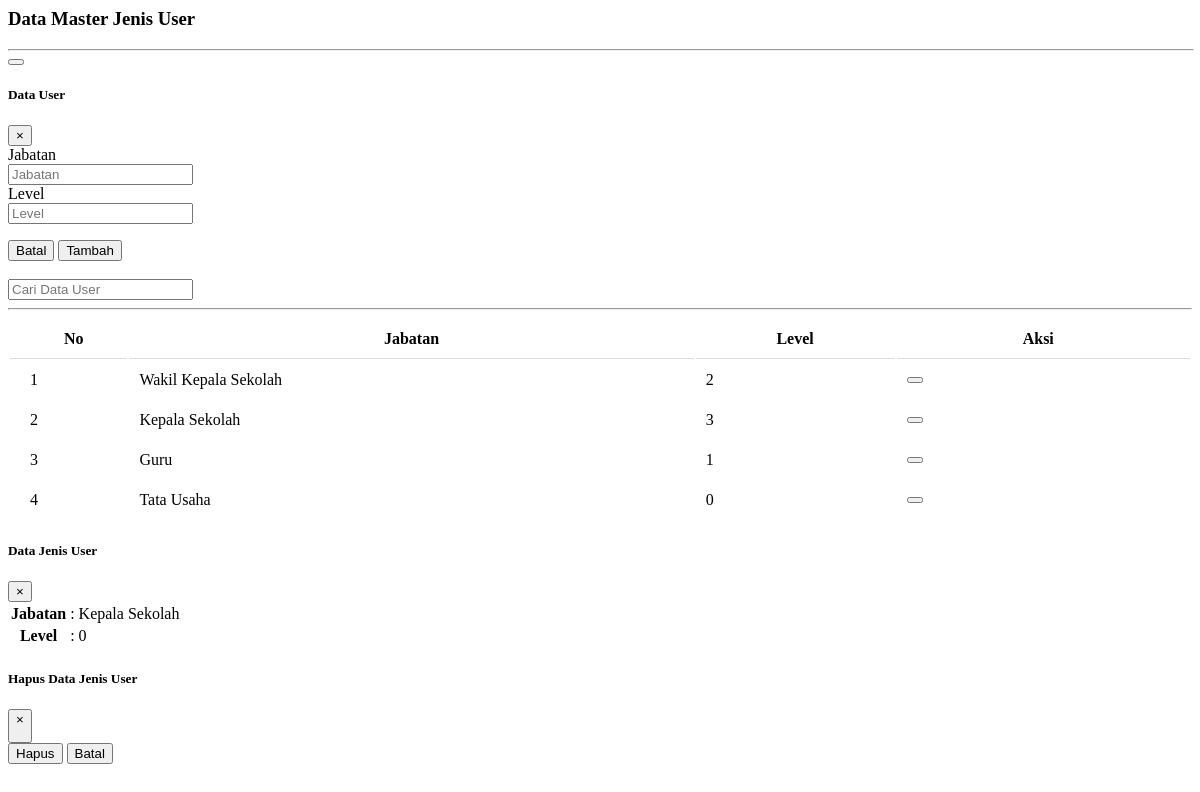
Screenshot of /admin/pages/mjuser.php with the database file from the repository.
### tables this page shows
CREATE TABLE IF NOT EXISTS `jenis_user` (
  `id_jenis_user` int(10) NOT NULL AUTO_INCREMENT,
  `jabatan` varchar(20) DEFAULT NULL,
  `level` int(11) DEFAULT NULL,
  PRIMARY KEY (`id_jenis_user`)
);

### admin/pages/mjuser.php (the view, shortened to what this page needs)
<div class="container">
	<div class="row">
		<div class="col">
			<h3>Data Master Jenis User</h3>
		</div>
	</div>
	<hr class="bg-primary" width="100%">
	<div class="container">
		<div class="col-xs-12">
			<button type="button" class="btn btn-primary" data-toggle="modal" data-target="#exampleModal">
			</button>
			<?php
				$btn = "Tambah";
			?>
			<div class="modal fade" id="exampleModal" tabindex="-1" role="dialog" aria-labelledby="exampleModalLabel" aria-hidden="true">
			  	<div class="modal-dialog" role="document">
				    <div class="modal-content">
				      	<div class="modal-header">
				        	<h5 class="modal-title" id="exampleModalLabel">Data User</h5>
					        <button type="button" class="close" data-dismiss="modal" aria-label="Close">
					          	<span aria-hidden="true">&times;</span>
					        </button>
				      	</div>
				     	<div class="modal-body">
					       	<form class="form-horizontal" method="post" action="modal/p_jenis_user.php">
					       	 	<div class="form-group row">
									<label for="jabatan" class="col-sm-2 control-label">Jabatan</label>
									<div class="col-sm-10">
										<input type="text" class="form-control" id="jabatan" name="jabatan" value="<?= isset($jabatan)?$jabatan:""; ?>" placeholder="Jabatan">
									</div>
								</div>
								<div class="form-group row">
									<label for="level" class="col-sm-2 control-label">Level</label>
									<div class="col-sm-10">
										<input type="number" class="form-control" id="level" name="level" value="<?= isset($level)?$level:""; ?>" placeholder="Level">
									</div>
								</div>
				      	</div>
				      	<div class="modal-footer">
				        	<button type="button" class="btn btn-secondary" data-dismiss="modal">Batal</button>
				        	<input type="submit" class="btn btn-primary" value="<?= $btn; ?>" name="btnSimpan">
				      	</div>
				    </div>
			  	</div>
			</div>
		</div>
	</div>
	<br>
	<div class="container">
		<div class="row">
			<div class="col">
			<input type="search" class="form-control" data-table="order-table" placeholder="Cari Data User" />
			<hr>
				<table class="order-table dataTable" width="100%">
					<thead>
						<tr>
							<th width="10%">No</th>
							<th>Jabatan</th>
							<th>Level</th>
							<th width="25%">Aksi</th>
						</tr>
					</thead>
					<tbody>
						<?php
							$sql = "SELECT * FROM jenis_user";
							$q = mysql_query($sql);
							$i=0;
							while($row = mysql_fetch_array($q)){
						?>
						<tr>
							<td><?= ++$i; ?></td>
							<td><?= $row['jabatan']; ?></td>
							<td><?= $row['level']; ?></td>
							<td>
								<button class="btn btn-outline-info btn-sm btn_info" id="<?= $row['id_jenis_user'];?>"><span data-feather="info"></span></button>
							</td>
						</tr>
						<?php } ?>
					</tbody>
				</table>
			</div>
		</div>
	</div>
</div>
<div class="modal fade infolengkap" tabindex="-1" role="dialog" aria-labelledby="mySmallModalLabel" aria-hidden="true">
  	<div class="modal-dialog modal-md">
    	<div class="modal-content">
	      	<div class="modal-header">
		   	 	<h5 class="modal-title" id="exampleModalLabel">Data Jenis User</h5>
		      	<button type="button" class="close" data-dismiss="modal" aria-label="Close">
		        	<span aria-hidden="true">&times;</span>
		      	</button>
		    </div>
		    <div class="modal-body">
		     	<table class="table">
		     		<tr>
		     			<th>Jabatan</th>
		     			<td> : </td>
		     			<td id="td_jabatan"> Kepala Sekolah </td>
		     		</tr>
		     		<tr>
		     			<th>Level</th>
		     			<td> : </td>
		     			<td  id="td_level"> 0 </td>
		     		</tr>
		     	</table>
			</div>
    	</div>
  	</div>
</div>
<div class="modal fade hapusdata" tabindex="-1" role="dialog" aria-labelledby="mySmallModalLabel" aria-hidden="true">
  	<div class="modal-dialog modal-md">
    	<div class="modal-content">
      		<div class="modal-header">
		   	 	<h5 class="modal-title" id="exampleModalLabel">Hapus Data Jenis User</h5>
		      	<button type="button" class="close" data-dismiss="modal" aria-label="Close">
		        	<span aria-hidden="true">&times;</span>
		      	</button>
		    </div>
		    <div class="modal-body">
		    	<input type="submit" class="btn btn-danger btn_delete" name="btnDelete" value="Hapus">
		    	<button type="button" class="btn btn-secondary" data-dismiss="modal">Batal</button>
		    </div>
		</div>
  	</div>
</div>

### admin/pages/mjuser.php (style rules this page uses)
.container table { width: 100%; font-size: 1rem; }
.container td, .container th { padding: 10px; }
.container td:first-child, .container th:first-child { padding-left: 20px; }
.container td:last-child, .container th:last-child { padding-right: 20px; }
.container th { border-bottom: 1px solid #ddd; position: relative; }

### rows the page displays
jenis_user: jabatan "Wakil Kepala Sekolah", level "2"
jenis_user: jabatan "Kepala Sekolah", level "3"
jenis_user: jabatan "Guru", level "1"
jenis_user: jabatan "Tata Usaha", level "0"
